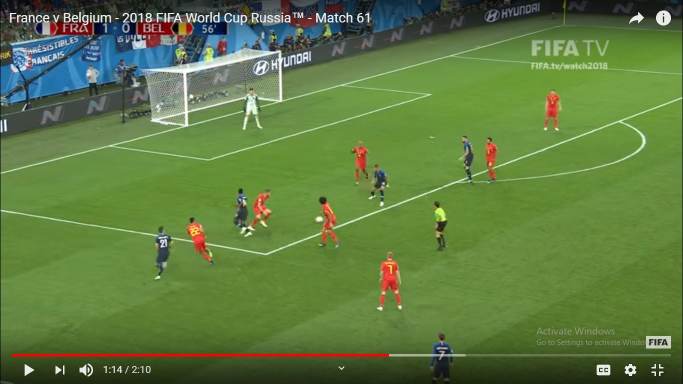
#> input picture OpenCV Processing/Test_Cases/IPTest2.JPG, 1366 x 767 px, found by its file name (shown at 1/2 size)
$ python detectTshirtColors.py
#> lines starting #> are read from the running program, lines starting #| are printed output that depends on the picture; after the words box and inside, x2 and y2 are one past the last pixel; in counts of white or black regions, pixels touching at a corner belong together
#> in main, img is the input picture: shape (767, 1366, 3); mean B, G, R 66.1, 123.2, 95
### OpenCV Processing/AuxFunctions.py
import numpy as np
import cv2


def removeBackGround(frame, lower_color, higher_color):
    hsvFrame = cv2.cvtColor(frame, cv2.COLOR_BGR2HSV)

    # extracting only the pitch
    mask = cv2.inRange(hsvFrame, lower_color, higher_color)
    mask = cv2.cvtColor(mask, cv2.COLOR_GRAY2BGR)
    # maskedFrame = cv2.bitwise_and(hsvFrame, hsvFrame, mask=mask)
    maskedFrame = frame & mask

    # convert hsv to gray for thresholding
    maskedFrame_gray = cv2.cvtColor(maskedFrame, cv2.COLOR_BGR2GRAY)

    # Performing closing to remove noise
    kernel = np.ones((10, 10), np.uint8)
    thresholdedMask = cv2.threshold(maskedFrame_gray, 0, 255, cv2.THRESH_BINARY)[1]
    thresholdedMask = cv2.morphologyEx(thresholdedMask, cv2.MORPH_CLOSE, kernel)
    thresholdedMask = cv2.cvtColor(thresholdedMask, cv2.COLOR_GRAY2BGR)

    # subtracting to get only the players without the background
    removedBackground = frame - (frame & thresholdedMask)

    return removedBackground


def imgHistogram (image, mask=None, maskFlag = 0, channelNo = 0):
#> called with maskFlag = 1, channelNo = 0
    imageHSV = cv2.cvtColor(image, cv2.COLOR_BGR2HSV)
#> imageHSV: shape (767, 1366, 3); mean H, S, V 50.4, 131.1, 127.8

    # if mask flag=1 and mask is none, the histogram will be for all the image
    # if flag=0, mask attribute will be the only parts of the image represented in the histogram
    if maskFlag != 1:
        mask = cv2.cvtColor(mask, cv2.COLOR_BGR2GRAY)
        thresholdedMask = cv2.threshold(mask, 0, 255, cv2.THRESH_BINARY)[1]
    else:
        thresholdedMask = mask

    # hist will be list of 255 elements, each carrying the no of pixels carrying this attribute
    # (H for example if cahnnelNo is 0)
    if channelNo == 0:
        upperHistRange = 180
    else:
        upperHistRange = 256
    hist = cv2.calcHist([imageHSV], [channelNo], thresholdedMask, [upperHistRange], [0, upperHistRange])
#> hist = 180 values, max 243670 at index 44, min 5 at index 137, mean 5820.7
    return hist


def maxRangeFromHisto (maxIndexH):
    # assigning every color to certain range according to hist max value
    startIndex = 0
    endIndex = 0
    if maxIndexH <= 19 or maxIndexH > 170:   # Red
        startIndex = 170
        endIndex = 19
    elif maxIndexH <= 31:                    # Yellow
        startIndex = 20
        endIndex = 31
    elif maxIndexH <= 60:                    # Green stadium
        startIndex = 32
        endIndex = 60
    elif maxIndexH <= 88:                    # dark green
        startIndex = 61
        endIndex = 88
    # elif maxIndexH <= 103:                 # light blue
    #     startIndex = 89
    #     endIndex = 103
    elif maxIndexH <= 169:                   # blue
        startIndex = 104
        endIndex = 169

    return startIndex, endIndex


# [46 lines left out: function calculateChangeColor, not called in this run]


### OpenCV Processing/detectTshirtColors.py
import cv2
import numpy as np

import matplotlib.pyplot as plt
from AuxFunctions import removeBackGround
from AuxFunctions import imgHistogram
from AuxFunctions import maxRangeFromHisto


# we will detect the max color (background) then remove it
# then detect the max color again (one of the teams now), get its range and then remove it also
# then detect max color for third time (second team), now we have the 2 teams color ranges and will return them
def extractShirtsColors (img):
    # finding histogram for H channel of full frame (channel 0)
    # hist = imgHistogram(img, None, 1, 0)
    # maxIndex = np.argmax(hist)
    # getting the max color range
    hist = imgHistogram(img, None, 1, 0)
    maxHist=np.argmax(hist)
#> maxHist = 44

    # plt.plot(hist, color='r')
    # plt.xlim([0, 180])
    # plt.show()
    hist = imgHistogram(img, None, 1, 1)
#> hist = 256 values, max 26759 at index 153, min 16 at index 1, mean 4092.7
    # plt.plot(hist, color='r')
    # plt.xlim([0, 255])
    # plt.show()
    hist = imgHistogram(img, None, 1, 2)
#> hist = 256 values, max 32484 at index 140, min 7 at index 0, mean 4092.7
    # plt.plot(hist, color='r')
    # plt.xlim([0, 255])
    # plt.show()

    startIndex, endIndex = maxRangeFromHisto(maxHist)  # getting the range of the playground color
#> startIndex = 32; endIndex = 60

    # Green color range for pitch detection
    lower_pitch_color = np.array([startIndex, 0, 0])
#> lower_pitch_color = [32, 0, 0]
    upper_pitch_color = np.array([endIndex, 255, 255])
#> upper_pitch_color = [60, 255, 255]

    # Extracting possible players pixels by removing background
    players = removeBackGround(img, lower_pitch_color, upper_pitch_color)
#> in removeBackGround, `mask = cv2.inRange(hsvFrame, lower_color, higher_color)`:
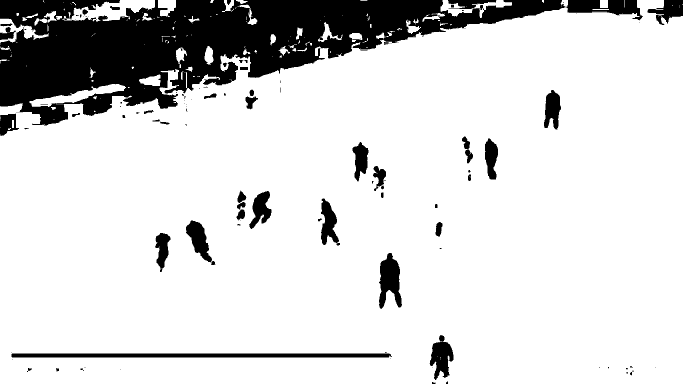
#> mask: shape (767, 1366) (shown at 1/2 size); 84.2% white; 132 black regions (81 under 20 px), largest, box (x1, y1, x2, y2) and area: (0, 0, 1130, 251) 129770, (23, 707, 784, 715) 6059, (1134, 0, 1286, 41) 3481
#> in removeBackGround, `maskedFrame = frame & mask`:
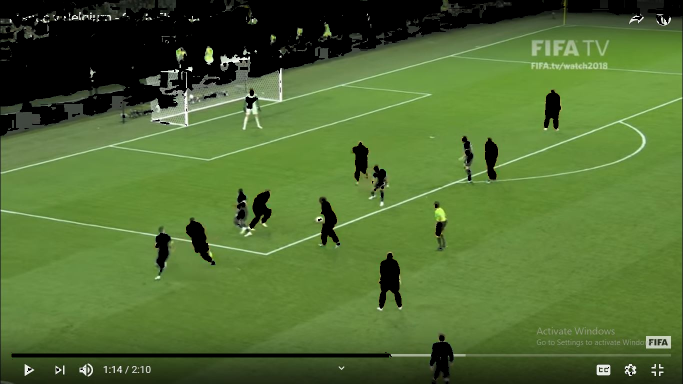
#> maskedFrame: shape (767, 1366, 3) (shown at 1/2 size); mean B, G, R 50.8, 108.9, 81.1
#> in removeBackGround, `maskedFrame_gray = cv2.cvtColor(maskedFrame, cv2.COLOR_BGR2GRAY)`:
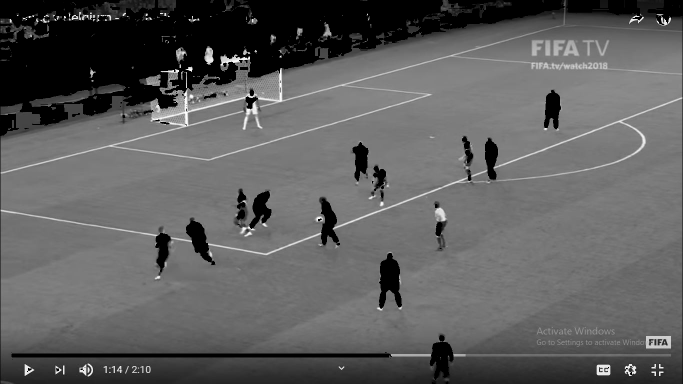
#> maskedFrame_gray: shape (767, 1366) (shown at 1/2 size); min 0, max 254, mean 94

    # Finding Contours in processed img
    playersGray = cv2.cvtColor(players, cv2.COLOR_BGR2GRAY)
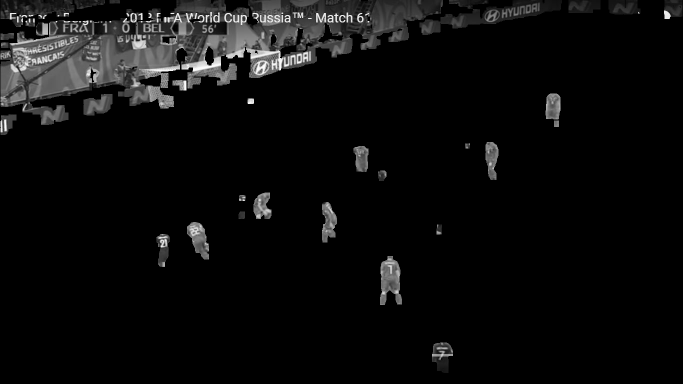
#> playersGray: shape (767, 1366) (shown at 1/2 size); min 0, max 255, mean 12.5
    ret, thresh = cv2.threshold(playersGray, 0, 255, 0)
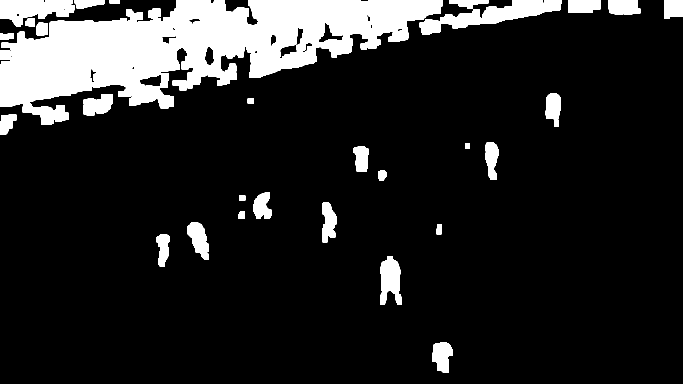
#> thresh: shape (767, 1366) (shown at 1/2 size); 14% white; 32 white regions, largest, box (x1, y1, x2, y2) and area: (0, 0, 886, 250) 106312, (839, 0, 1124, 70) 7564, (0, 0, 149, 54) 5128
    kernel = np.ones((3, 3), np.uint8)
    thresh = cv2.morphologyEx(thresh, cv2.MORPH_OPEN, kernel)
#> thresh: shape (767, 1366); 14% white; 32 white regions
    contours, hierarchy = cv2.findContours(thresh, cv2.RETR_TREE, cv2.CHAIN_APPROX_SIMPLE)
#> contours = 83 contours, 37 with area under 20; largest, box (x1, y1, x2, y2) and area: (0, 0, 886, 250) 107268, (839, 0, 1124, 70) 7200, (0, 0, 149, 54) 4942, (760, 512, 804, 610) 2861, (374, 444, 418, 519) 1933

    # Keeping only contours of height more than width (players) and discarding the rest
    newContours = []
    playersPixels = np.zeros_like(img)
    for c in contours:
        # Rectangle around the contour, vertex at (x,y) width (w) height (h)
        x, y, w, h = cv2.boundingRect(c)
        if h >= 1.5 * w:
            if w > 10 and h >= 10:
                newContours.append(c)
#> this loop made 83 passes
#> (x, y, w, h) on passes 1, 2, 4, 5, 6, 7, 8, 9: (864, 685, 42, 61), (881, 714, 3, 7), (760, 512, 44, 98), (313, 468, 27, 66), (873, 449, 11, 20), (374, 444, 44, 75), (477, 423, 13, 15), (644, 404, 30, 81)
#> after the loop, newContours = 10 contours; largest, box (x1, y1, x2, y2) and area: (760, 512, 804, 610) 2861, (374, 444, 418, 519) 1933, (644, 404, 674, 485) 1594, (971, 284, 997, 360) 1377, (1091, 187, 1121, 239) 1323

    # filling the new contours with white, then anding with original image
    for i in range(len(newContours)):
        cv2.drawContours(playersPixels, newContours, i, color=(255, 255, 255), thickness=-1)
#> this loop made 10 passes
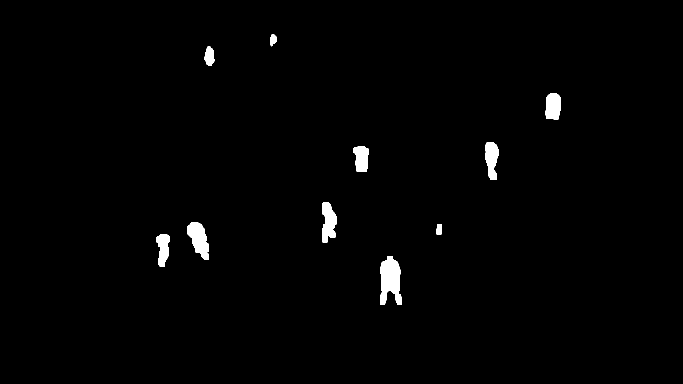
#> playersPixels: shape (767, 1366, 3) (shown at 1/2 size); 1.3% white; 10 white regions, largest, box (x1, y1, x2, y2) and area: (760, 512, 804, 610) 3009, (374, 444, 418, 519) 2028, (644, 404, 674, 485) 1696
    playersPixels = playersPixels & img
    # cv2.imshow("playersPixels", playersPixels)
    # cv2.waitKey()
    hist = imgHistogram(img, playersPixels, 0, 0)
#> hist = 180 values, max 648 at index 2, min 0 at index 117, mean 72.83

    # plt.plot(hist, color='r')
    # plt.xlim([0, 180])
    # plt.show()

    maxIndex1 = np.argmax(hist)
#> maxIndex1 = 2

    hist = imgHistogram(img, playersPixels, 0, 1)
#> hist = 256 values, max 154 at index 194, min 0 at index 1, mean 51.21
    maxIndex11 = np.argmax(hist)
#> maxIndex11 = 194
    # plt.plot(hist, color='r')
    # plt.xlim([0, 255])
    # plt.show()
    hist = imgHistogram(img, playersPixels, 0, 2)
#> hist = 256 values, max 439 at index 255, min 0 at index 0, mean 51.21
    maxIndex12 = np.argmax(hist[:254])
#> maxIndex12 = 177
    # plt.plot(hist, color='r')
    # plt.xlim([0, 255])
    # plt.show()

    # getting the max color range
    startIndex, endIndex = maxRangeFromHisto(maxIndex1)
#> startIndex = 170; endIndex = 19

    lower_shirt_color = np.array([startIndex, 40, 5])
#> lower_shirt_color = [170, 40, 5]
    upper_shirt_color = np.array([endIndex, 255, 255])
#> upper_shirt_color = [19, 255, 255]
    Red = False
    if lower_shirt_color[0] > upper_shirt_color[0]:
        Red = True

    # removing background and players of 1st team, leaving only players of 2nd team
    if Red:
        playersSameTeam = removeBackGround(playersPixels, lower_shirt_color, np.array([180, 255, 255]))
        playersSameTeam = removeBackGround(playersSameTeam, np.array([0, 40, 2]), upper_shirt_color)
    else:
        playersSameTeam = removeBackGround(playersPixels, lower_shirt_color, upper_shirt_color)

    playersSameTeam = removeBackGround(playersSameTeam, lower_pitch_color, upper_pitch_color)

    # cv2.imshow("playerssameteam",playersSameTeam)
    # cv2.waitKey()

    # second team only players histogram
    hist = imgHistogram(img, playersSameTeam, 0, 0)
#> in imgHistogram (call 7), `thresholdedMask = cv2.threshold(mask, 0, 255, cv2.THRESH_BINARY)[1]`:
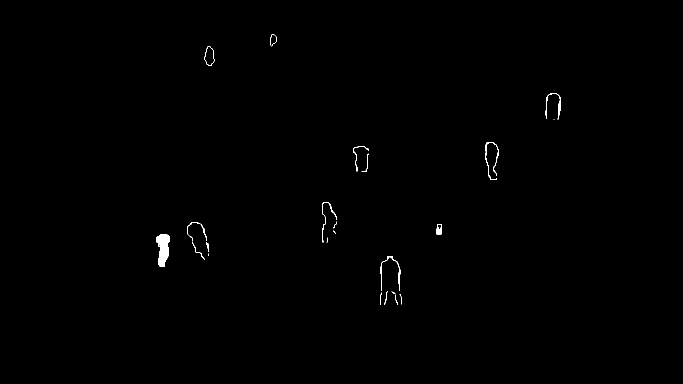
#> thresholdedMask: shape (767, 1366) (shown at 1/2 size); 0.31% white; 23 white regions (5 under 20 px), largest, box (x1, y1, x2, y2) and area: (313, 468, 340, 534) 1234, (761, 512, 801, 582) 319, (971, 284, 997, 360) 284
#> in imgHistogram (call 7), `hist = cv2.calcHist([imageHSV], [channelNo], thresholdedMask, [upperHi..`: hist = 180 values, max 111 at index 22, min 0 at index 1, mean 18.11
    # plt.plot(hist, color='r')
    # plt.xlim([0, 180])
    # plt.show()

    maxIndex2 = np.argmax(hist)
#> maxIndex2 = 22
    hist = imgHistogram(img, playersSameTeam, 0, 1)
#> hist = 256 values, max 45 at index 135, min 0 at index 0, mean 12.73
    maxIndex21 = np.argmax(hist)
#> maxIndex21 = 135
    # plt.plot(hist, color='r')
    # plt.xlim([0, 255])
    # plt.show()
    hist = imgHistogram(img, playersSameTeam, 0, 2)
#> hist = 256 values, max 52 at index 139, min 0 at index 0, mean 12.73
    maxIndex22= np.argmax(hist[:254])
#> maxIndex22 = 139
    # plt.plot(hist, color='r')
    # plt.xlim([0, 255])
    # plt.show()

    # getting the max color range
    startIndex, endIndex = maxRangeFromHisto(maxIndex2)
#> startIndex = 20; endIndex = 31

    lower_shirt2_color = np.array([startIndex, 40, 5])
#> lower_shirt2_color = [20, 40, 5]
    upper_shirt2_color = np.array([endIndex, 255, 255])
#> upper_shirt2_color = [31, 255, 255]

    max1 = np.array([maxIndex1, maxIndex11, maxIndex12])
#> max1 = [2, 194, 177]
    max2 = np.array([maxIndex2, maxIndex21, maxIndex22])
#> max2 = [22, 135, 139]

    return lower_shirt_color, upper_shirt_color, max1, lower_shirt2_color, upper_shirt2_color, max2


def main():
    img = cv2.imread('Test_Cases//IPTest2.jpg')
#> (the run stopped early here; a loop or call above may not have finished)

$ run again, with OpenCV Processing/Test_Cases/1.jpg copied over OpenCV Processing/Test_Cases/IPTest2.JPG
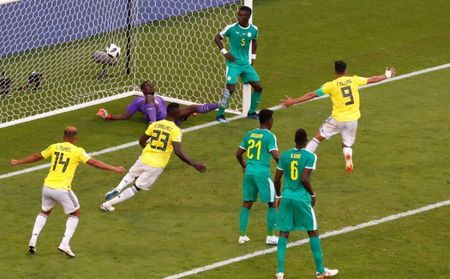
#> input picture OpenCV Processing/Test_Cases/1.jpg, 450 x 279 px, found by its file name
#> in main, img is the input picture: shape (279, 450, 3); mean B, G, R 63.5, 121.3, 117.2
#> imageHSV: shape (279, 450, 3); mean H, S, V 40.1, 150.1, 126.9
#> in imgHistogram, `hist = cv2.calcHist([imageHSV], [channelNo], thresholdedMask, [upperHi..`: hist = 180 values, max 27755 at index 30, min 3 at index 108, mean 697.5
#> maxHist = 30
#> in extractShirtsColors, `hist = imgHistogram(img, None, 1, 1)`: hist = 256 values, max 1975 at index 169, min 0 at index 1, mean 490.4
#> in extractShirtsColors, `hist = imgHistogram(img, None, 1, 2)`: hist = 256 values, max 3121 at index 122, min 0 at index 0, mean 490.4
#> in extractShirtsColors, `startIndex, endIndex = maxRangeFromHisto(maxHist)`: startIndex = 20; endIndex = 31
#> lower_pitch_color = [20, 0, 0]
#> upper_pitch_color = [31, 255, 255]
#> in removeBackGround, `mask = cv2.inRange(hsvFrame, lower_color, higher_color)`:
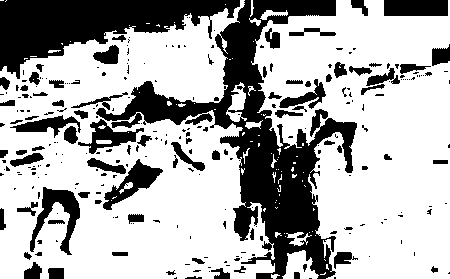
#> mask: shape (279, 450); 68.3% white; 271 black regions (188 under 20 px), largest, box (x1, y1, x2, y2) and area: (96, 0, 357, 279) 18071, (0, 0, 240, 79) 9053, (30, 187, 80, 255) 1232
#> thresh: shape (279, 450); 20.4% white; 26 white regions
#> contours = 26 contours; largest, box (x1, y1, x2, y2) and area: (0, 0, 226, 73) 8210, (240, 130, 319, 237) 5086, (225, 11, 261, 87) 1966, (132, 85, 208, 123) 1362, (254, 0, 337, 17) 1157
#> the loop in extractShirtsColors, `for c in contours:` made 26 passes
#> (x, y, w, h) on passes 3, 5, 6, 7, 8, 9, 10, 11: (25, 270, 16, 9), (275, 238, 15, 37), (307, 237, 20, 37), (235, 209, 17, 26), (44, 191, 37, 28), (130, 166, 28, 23), (240, 130, 79, 107), (97, 130, 32, 14)
#> after the loop in extractShirtsColors, `for c in contours:`: newContours = 6 contours; box (x1, y1, x2, y2) and area: (225, 11, 261, 87) 1966, (307, 237, 327, 274) 495, (275, 238, 290, 275) 434, (245, 92, 265, 123) 426, (235, 209, 252, 235) 354, (216, 104, 231, 127) 250
#> the loop in extractShirtsColors, `for i in range(len(newContours)):` made 6 passes
#> in extractShirtsColors, `hist = imgHistogram(img, playersPixels, 0, 0)`: hist = 180 values, max 298 at index 87, min 0 at index 116, mean 23.67
#> maxIndex1 = 87
#> in extractShirtsColors, `hist = imgHistogram(img, playersPixels, 0, 1)`: hist = 256 values, max 246 at index 255, min 0 at index 1, mean 16.64
#> maxIndex11 = 255
#> in extractShirtsColors, `hist = imgHistogram(img, playersPixels, 0, 2)`: hist = 256 values, max 73 at index 126, min 0 at index 0, mean 16.64
#> maxIndex12 = 126
#> in extractShirtsColors, `startIndex, endIndex = maxRangeFromHisto(maxIndex1)`: startIndex = 61; endIndex = 88
#> lower_shirt_color = [61, 40, 5]
#> upper_shirt_color = [88, 255, 255]
#> hsvFrame: shape (279, 450, 3); mean H, S, V 2.3, 5.5, 4.3
#> hsvFrame: shape (279, 450, 3); mean H, S, V 0.6, 1.5, 1.5
#> in imgHistogram (call 7), `thresholdedMask = cv2.threshold(mask, 0, 255, cv2.THRESH_BINARY)[1]`:
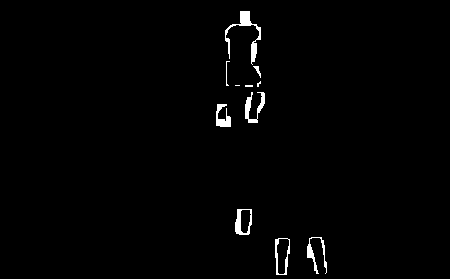
#> thresholdedMask: shape (279, 450); 1.2% white; 11 white regions (3 under 20 px), largest, box (x1, y1, x2, y2) and area: (225, 11, 261, 65) 409, (245, 92, 265, 123) 248, (235, 209, 252, 235) 209
#> in imgHistogram (call 7), `hist = cv2.calcHist([imageHSV], [channelNo], thresholdedMask, [upperHi..`: hist = 180 values, max 96 at index 34, min 0 at index 97, mean 8.65
#> maxIndex2 = 34
#> in extractShirtsColors, `hist = imgHistogram(img, playersSameTeam, 0, 1)`: hist = 256 values, max 18 at index 20, min 0 at index 1, mean 6.08
#> maxIndex21 = 20
#> in extractShirtsColors, `hist = imgHistogram(img, playersSameTeam, 0, 2)`: hist = 256 values, max 36 at index 111, min 0 at index 0, mean 6.08
#> maxIndex22 = 111
#> in extractShirtsColors, `startIndex, endIndex = maxRangeFromHisto(maxIndex2)`: startIndex = 32; endIndex = 60
#> lower_shirt2_color = [32, 40, 5]
#> upper_shirt2_color = [60, 255, 255]
#> max1 = [87, 255, 126]
#> max2 = [34, 20, 111]
